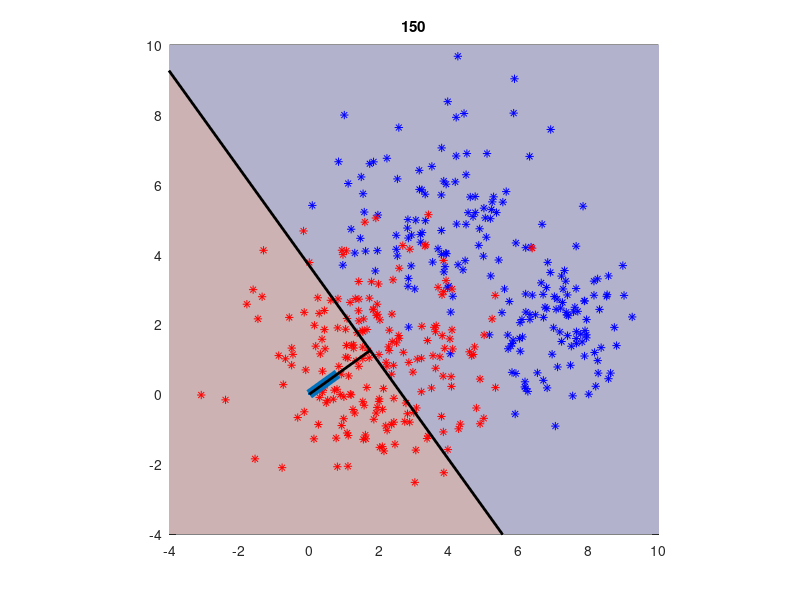

This chart was generated by the following MATLAB code:
% gradient descent classification example

% define the number of samples per set
NX = 200; % number of blue data points
NY = 200; % number of red data points

% generate some random red and blue data points
VX = 1.7; VY = 1.7;
X=[4;5]+VX*randn(2,round(NX/2));
X=cat(2,X,[7;2]+randn(2,round(NX/2)));
Y=[2;1]+VY*randn(2,NY);

% initialize vector w and scalar b randomly
w=randn(2,1); w=w/norm(w); b=randn(1);

% compute the gradient factors alpha and beta
aa=sum(X,2)-sum(Y,2);
alpha1=aa(1);
alpha2=aa(2);
beta=size(X,2)-size(Y,2);

for n=1:150

    % ------------------
    % Update the w-Vector
    % ------------------
    
    % compute the w-gradient
    dw = zeros(size(w));
    for m=1:size(w,1)
        dw(m)=aa(m)/sqrt(sum(w)) - (w(m)*(aa.'*w))/((aa.'*w).^(3/2));
    end
    % edit here and return in dw the current gradient vecor of w

    % update the w vector with a learning rate of 0.1
    w=w+0.1*dw;
    % renormalize the w vector
    w=w/norm(w);
    
    % ------------------
    % Update the b-Value
    % ------------------
    
    % how many X are on the wrong side
    px=w.'*X-b; 
    % how many Y are on the wrong side 
    py=w.'*Y-b;
    % find a mean change based on the negative scores
    db=mean([py(py>0),px(px<0)]);
    % update the scalar value of b
    b=b+db;
    
    % ----------------
    % Draw the Results
    % ----------------
    
    % define the line drawing points
    wx=[w(2);-w(1)];
    A=b*w-20*wx; B=b*w+20*wx;
    C=A+20*w; D=B+20*w;
    E=A-20*w; F=B-20*w;
    % draw the data
    plot(0,0,'k+'); hold on;
    patch([A(1) B(1) D(1) C(1) A(1)],...
        [A(2) B(2) D(2) C(2) A(2)],[0.7 0.7 0.8]);
    patch([A(1) B(1) F(1) E(1) A(1)],...
        [A(2) B(2) F(2) E(2) A(2)],[0.8 0.7 0.7]);
    plot(X(1,:),X(2,:),'b*');
    plot(Y(1,:),Y(2,:),'r*'); 
    h=plot([0 w(1)],[0 w(2)]);
    set(h,'LineWidth',7,'Marker','.')
    h=plot(b*[0 w(1)],b*[0 w(2)]);
    set(h,'LineWidth',2,'Color','k');
    h=plot([A(1) B(1)],[A(2),B(2)]); hold off;
    set(h,'LineWidth',2,'Color','k');
    axis([-4 10 -4 10]); axis square
    grid on
    title(num2str(n))
    
    %if n<6; pause; end
    drawnow
end



